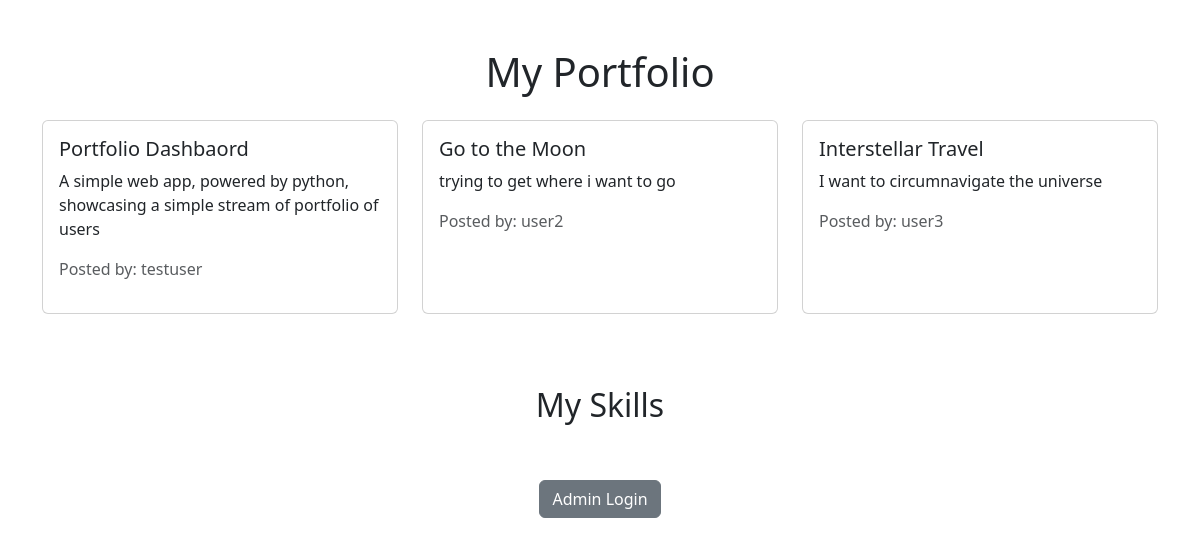
The app's page /portfolio with its own data.
### app.py (models this page shows, shortened)
class Project(db.Model):
    id = db.Column(db.Integer, primary_key=True)
    title = db.Column(db.String(100), nullable=False)
    description = db.Column(db.Text, nullable=False)
    link = db.Column(db.String(200), nullable=True)
    image_url = db.Column(db.String(200), nullable=True)
    user_id = db.Column(db.Integer, db.ForeignKey('user.id'), nullable=False)
    likes = db.relationship('Like', backref='project', lazy=True)
    comments = db.relationship('Comment', backref='project', lazy=True)

class User(UserMixin, db.Model):
    id = db.Column(db.Integer, primary_key=True)
    username = db.Column(db.String(80), unique=True, nullable=False)
    password_hash = db.Column(db.String(128), nullable=False)
    bio = db.Column(db.Text, default="")
    avatar_url = db.Column(db.String(300), default="")
    website_url = db.Column(db.String(300), default="")
    projects = db.relationship('Project', backref='user', lazy=True)
    skills = db.relationship('Skill', backref='user', lazy=True)
    display_name = db.Column(db.String(100), default="")

### app.py (the view)
@app.route("/portfolio")
def public_portfolio():
    projects = Project.query.all()
    return render_template("public_portfolio.html", projects=projects)

### templates/public_portfolio.html (shortened to what this page needs)
<!DOCTYPE html>
<html lang="en">
<head>
    <link href="https://cdn.jsdelivr.net/npm/bootstrap@5.3.3/dist/css/bootstrap.min.css" rel="stylesheet">
</head>
<body class="container mt-5">
    <h1 class="mb-4 text-center">My Portfolio</h1>
    <div class="row">
    {% for project in projects %}
        <div class="col-md-4 mb-4">
            <div class="card h-100">
                <div class="card-body">
                    <h5 class="card-title">{{ project.title }}</h5>
                    <p class="card-text">{{ project.description }}</p>
                    <p class="text-muted">Posted by: {{ project.user.username }}</p>
                </div>
            </div>
        </div>
    {% endfor %}
    </div>
    <h2 class="text-center mt-5">My Skills</h2>
    <div class="text-center mt-5">
        <a href="{{ url_for('login') }}" class="btn btn-secondary">Admin Login</a>
    </div>
</body>
</html>

### records on screen
Project: title "Portfolio Dashbaord", description "A simple web app, powered by python, showcasing a simple stream of portfolio of users", user.username "testuser"
Project: title "Go to the Moon", description "trying to get where i want to go", user.username "user2"
Project: title "Interstellar Travel", description "I want to circumnavigate the universe", user.username "user3"
